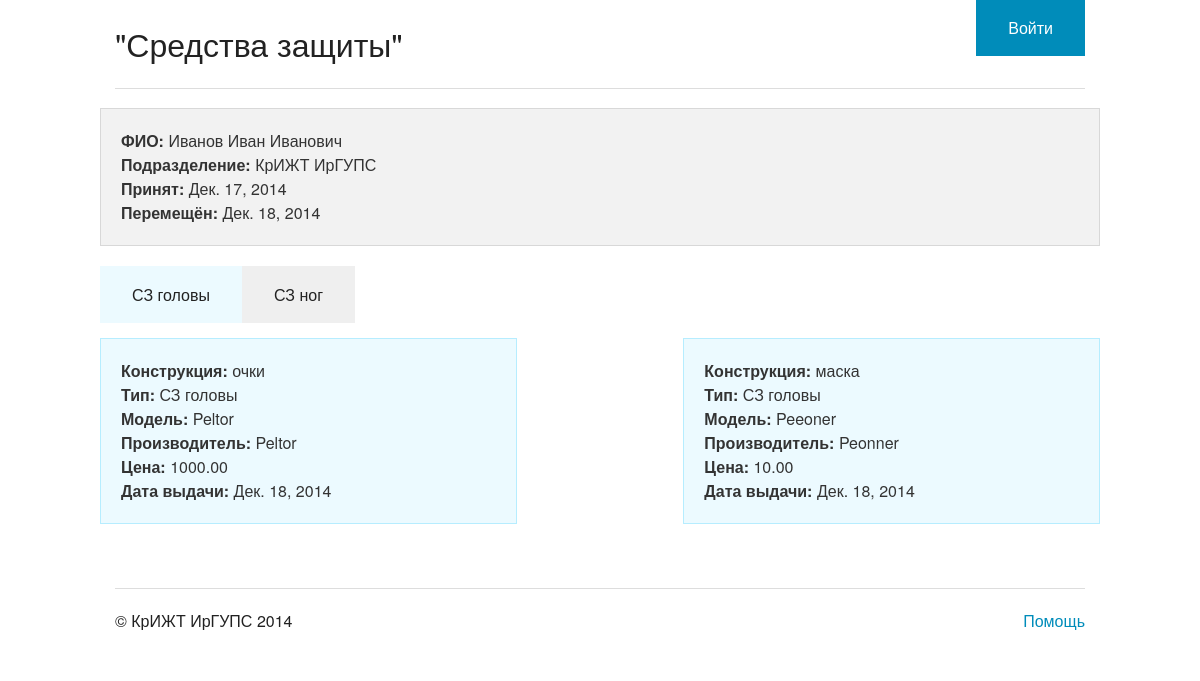
The page /eq/cart/1/ on the database as committed earlier.
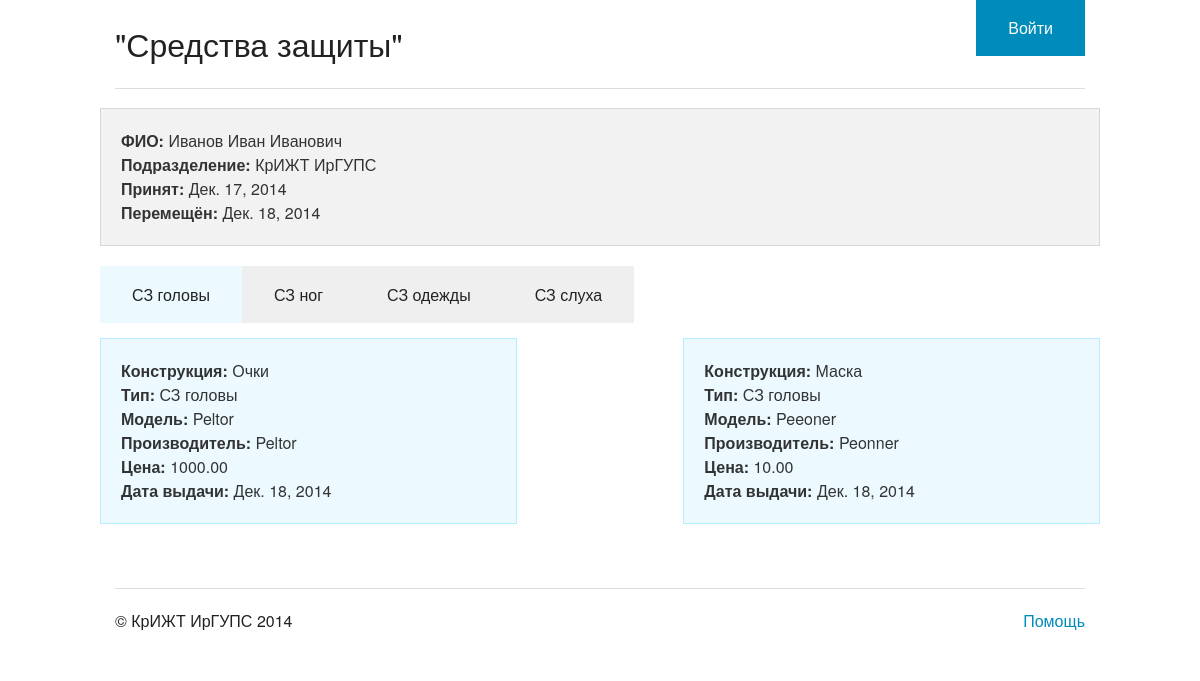
The same page on the database as committed later.
### eq/models.py (models this page shows, shortened)
class TypeEquipments(models.Model):
    group_name = models.CharField(max_length=20)
    class Meta:
        ordering = ["group_name"]

class Ownership(models.Model):
    equipment = models.ForeignKey(Equipments)
    employees = models.ForeignKey(Employees)
    delivery = models.DateField(default=date.today())

class Equipments(models.Model):
    type_eq = models.ForeignKey(TypeEquipments)
    model_name = models.CharField(max_length=20)     #название модели
    manufacturer = models.CharField(max_length=20)   #производитель
    price = models.DecimalField(default=0.00, max_digits=7, decimal_places=2) #цена
    life = models.FloatField(default=0.0)            #срок службы
    construction = models.ForeignKey(Constructions)  #конструкция
    shockproof = models.NullBooleanField(null=True)  #от удара
    insulation = models.NullBooleanField(null=True)  #шумоизоляция
    laser = models.NullBooleanField(null=True)       #лазер
    ir_radiation = models.NullBooleanField(null=True)#ИК
    yf_radiation = models.NullBooleanField(null=True)#УФ
    l_radiaton =  models.NullBooleanField(null=True) #световое излучение
    air_temp = models.FloatField(default=0.0)        #температура воздуха
    sur_temp = models.FloatField(default=0.0)        #температура поверхности

class Constructions(models.Model):
    group_name = models.ForeignKey(TypeEquipments)
    constructons_name = models.CharField(max_length=20)
    def __str__(self):
        return self.constructons_name

### eq/views.py (the view)
# urls.py: url(r'^cart/(?P<employe_id>\d+)/', views.cart, name='cart'),
def cart(request, employe_id):
    ownerships = Ownership.objects.filter(employees_id=employe_id)
    type_equipments = TypeEquipments.objects.all()
    if ownerships:
        employee = ownerships[0].employees
    else:
        raise Http404
    context = {'ownerships': ownerships, 'employee': employee, 'type_equipments': type_equipments}
    return render(request, 'eq/cart.html', context)

### eq/models.py (called while the page is built)
    def __str__(self):
        return self.unit

### eq/templates/eq/cart.html (shortened to what this page needs)
{% extends 'main.html' %}
{% block eq %}
<div class="row">
    <div class="large-12 columns">
     	<div class="panel">
            <b>ФИО:</b> {{ employee.surname }} {{ employee.firstname }} {{ employee.patronymic }}
            <br/>
            <b>Подразделение:</b> {{ employee.unit }}
            <br/>
            <b>Принят:</b> {{ employee.hired }}
            <br/>
            <b>Перемещён:</b> {{ employee.moved }}
      	</div>
    </div>
</div>
<dl class="tabs" data-tab>
{% for type_equipment in type_equipments %}
    {% if forloop.first %}
        <dd class="active"><a href="#panel{{ type_equipment.id }}">{{ type_equipment.group_name }}</a></dd>
    {% else %}
        <dd><a href="#panel{{ type_equipment.id }}">{{ type_equipment.group_name }}</a></dd>
    {% endif %}
{% endfor %}
</dl>
<div class="tabs-content">
{% for type_equipment in type_equipments %}
    {% if forloop.first %}
        <div class="content active" id="panel{{ type_equipment.id }}">
            {% for ownership in ownerships %}
                {% if ownership.equipment.type_eq.id == type_equipment.id %}
                    <div class="panel callout medium-5 columns">
                        <b>Конструкция:</b> {{ ownership.equipment.construction }} <br/>
                        <b>Тип:</b> {{ ownership.equipment.type_eq.group_name }}<br/>
                        <b>Модель:</b> {{ ownership.equipment.model_name }}<br/>
                        <b>Производитель:</b> {{ ownership.equipment.manufacturer }}<br/>
                        <b>Цена:</b> {{ ownership.equipment.price }}<br/>
                        <b>Дата выдачи:</b> {{ ownership.delivery }}<br/>
                    </div>
                {% endif %}
            {% endfor %}
        </div>
    {% endif %}
{% endfor %}
</div>
{% endblock %}

Rows that differ between the two databases and show on the page:
added TypeEquipments: group_name "СЗ одежды", shown under "\"Средства защиты\""
added TypeEquipments: group_name "СЗ слуха", shown under "\"Средства защиты\""
changed through a linked row, Ownership "Peltor": equipment.construction "очки" → "Очки"
changed through a linked row, Ownership "Peeoner": equipment.construction "маска" → "Маска"
